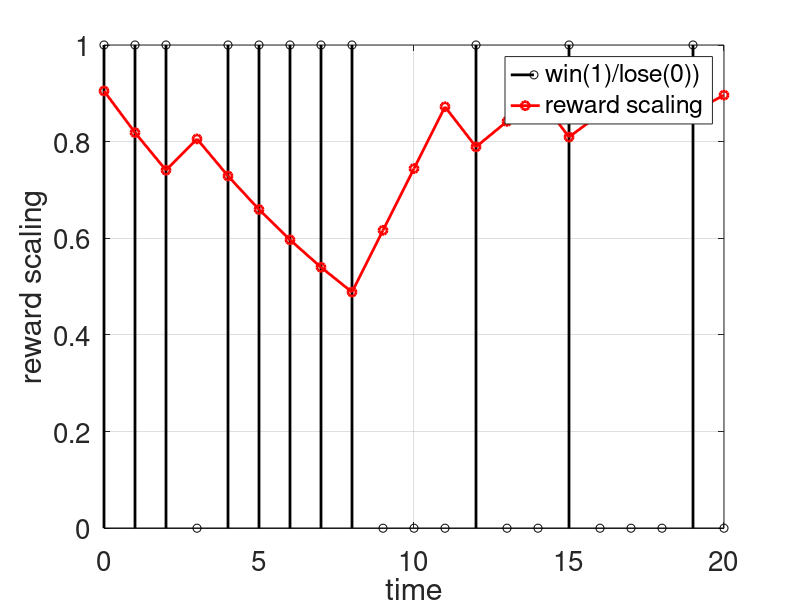

MATLAB code to generate this figure:
clear all;clc;
tMax = 20;tStep = 1;
tVec = [0:tStep:tMax];
alpha = 1;
alphaVec = zeros(size(tVec));
tRecovery = 4;
tDecay = 10;
X = round(rand(size(tVec)));
%X = ones(size(tVec));%X(2:2:end) = 0;
%X(end-tRecovery+1:end) = 0;
k = 0;l = 0;
m = 0;
alphaTmp = 1;
alphaVec(1) = 1;

for tInd = 1:length(tVec)
    alphaTmp = exp(-1/tDecay)*X(tInd)*alphaTmp + (1-X(tInd))*(alphaTmp+m);
    alphaVec(tInd) = min(alphaTmp, 1);
    k = min([(1-X(tInd))*(k+1) (1-X(tInd))*(tRecovery-1)]);
    %l = X(tInd);
    m = (1-alphaVec(tInd))/(tRecovery-k);
    alphaTmp = alphaVec(tInd);
end

figure;stem(tVec, X, 'k', 'linewidth', 2);hold on;plot(tVec, alphaVec, 'r-o', 'linewidth', 2);grid on;
xlabel('time');ylabel('reward scaling');
set(gca, 'fontsize', 20);
legend('win(1)/lose(0))','reward scaling');
